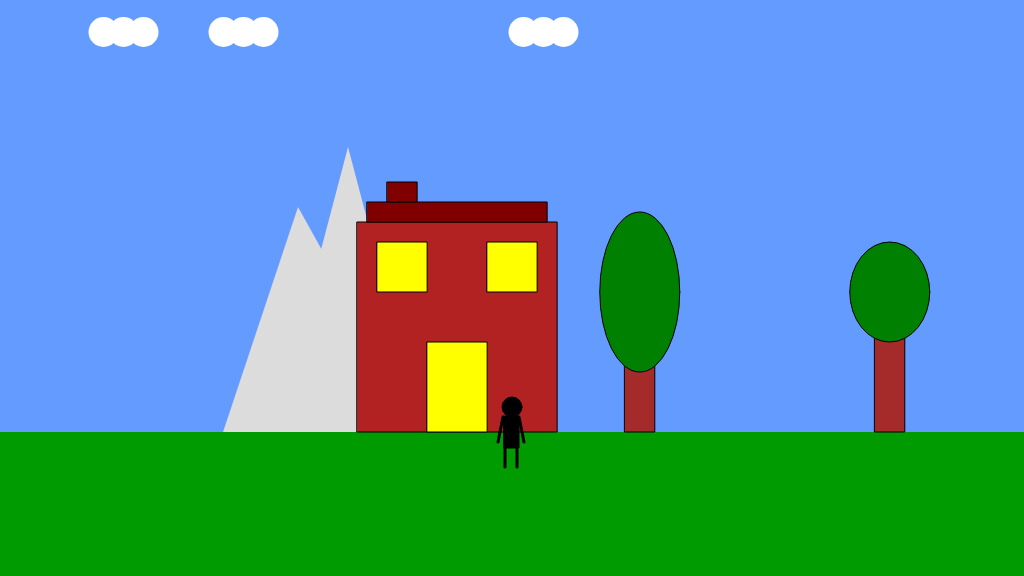
Frame 1 (no input)
Frame 60 (no input): identical to frame 1, image omitted
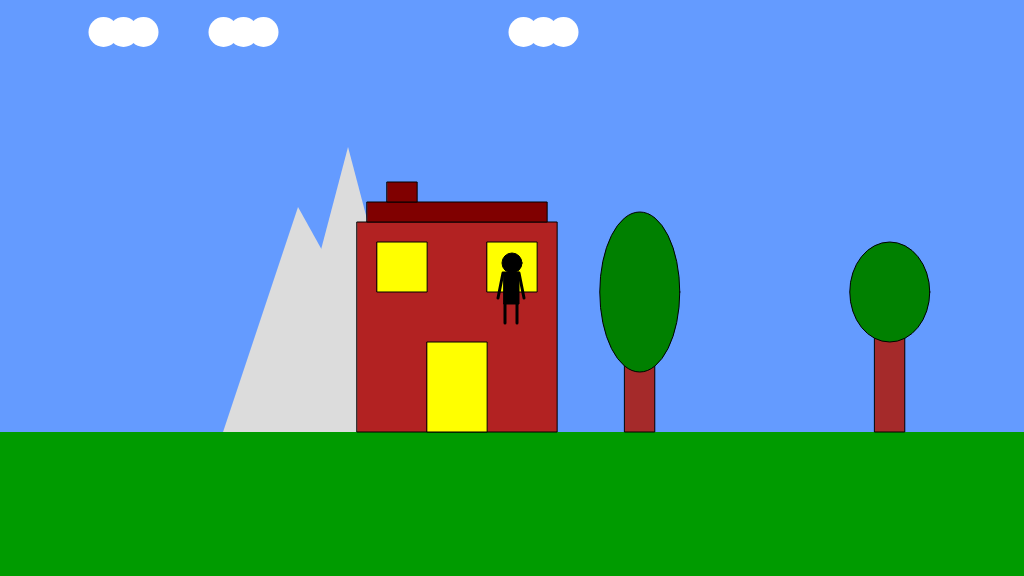
Frame 120 (the mouse pressed at the canvas centre since frame 60)

The p5.js sketch that drew these frames (run headless with seeded random() and noise() and a simulated clock; from frame 60 on, the mouse is pressed at the canvas centre):

// p5.js sketch
// ── sketch.js
/*

The Game Project

Week 2 part b

*/

var floorPos_y;
var posX;
var posY;

var posXH;
var posYH;

var posXC;
var posYC;

var posXT;
var posXT;

var posXM;
var posYM;

function setup() 
{
    createCanvas(1024, 576);
    floorPos_y = height*3/4;
    //NB. we are now using a variable for the floor position
    posX = width/2;
    posY = floorPos_y;
    
    posXH = random(0,500)
    posYH = floorPos_y
    
    posXC = random(0,500)
    posYC = floorPos_y
    
    posXT = random(0,500)
    posYT = floorPos_y
    
    posXM = random(0,500)
    posYM = floorPos_y
    

    

}

function draw() 
{    
    background(100, 155, 255); //fill the sky blue
    
    noStroke();
    fill(0, 155, 0);
    rect(0, floorPos_y, width, height - floorPos_y); //draw some green ground
    
//Cloud
    fill(255,255,255)
    ellipse(posXC,posYC-400,30,30)
    ellipse(posXC+20,posYC-400,30,30)
    ellipse(posXC+40,posYC-400,30,30)
    
    fill(255,255,255)
    ellipse(posXC+120,posYC-400,30,30)
    ellipse(posXC+140,posYC-400,30,30)
    ellipse(posXC+160,posYC-400,30,30)
    
     fill(255,255,255)
    ellipse(posXC+420,posYC-400,30,30)
    ellipse(posXC+440,posYC-400,30,30)
    ellipse(posXC+460,posYC-400,30,30)
    
//Mountain
    fill(220,220,220)
    triangle(posXM+100,posYM,posXM+175,posYM-285,posXM+250,posYM)
    triangle(posXM+50,posYM,posXM+125,posYM-225,posXM+250,posYM)
    
//Tree with some variation
    fill(165,42,42)
    rect(posXT+100,posYT-100,30,100)
    fill(0,128,0)
    stroke(0,0,0)
    ellipse(posXT+115,posYT-140,80,130)
    
    fill(165,42,42)
    rect(posXT+500,posYT-100,30,100)
    fill(0,128,0)
    ellipse(posXT+515,posYT-140,80,100)
    
    fill(165,42,42)
    rect(posXT+250,posYT-100,30,100)
    fill(0,128,0)
    ellipse(posXT+265,posYT-140,80,160)
    
    
//house
    fill(178,34,34)
    rect(posXH,posYH-210,200,210)
    fill(255,255,0)
    rect(posXH+20,posYH-190,50,50)
    rect(posXH+130,posYH-190,50,50)
    fill(128,0,0)
    rect(posXH+10,posYH-230,180,20)
    rect(posXH+30,posYH-250,30,20)
    fill(255,255,0)
    rect(posXH+70,posYH-90,60,90)
    
//character facing forward
    fill(0,0,0);
    ellipse(posX,posY-25,20,20);
    rect(posX-8,posY-16,15,32);
    stroke(0,0,0);
    strokeWeight(3);
    line(posX+7,posY-15,posX+12,posY+10)
    stroke(0,0,0);
    line(posX-9,posY-15,posX-14,posY+10);
    line(posX-7,posY+35,posX-7,posY+16);
    line(posX+5,posY+35,posX+5,posY+16);
    strokeWeight(1);
}

function mousePressed()
{
    posX = mouseX
    posY = mouseY

    
}
